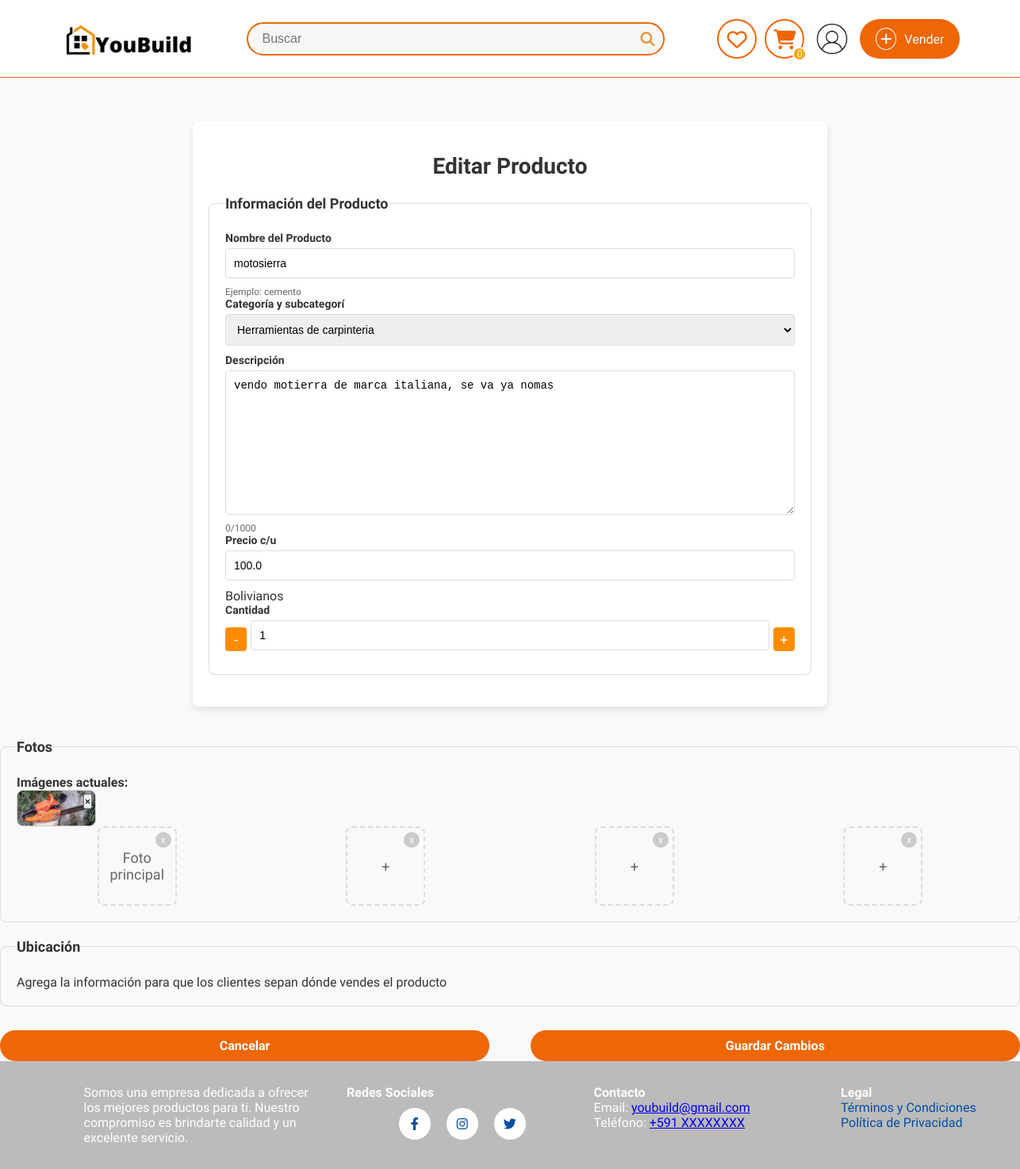
/producto/editar/6/ (signed in), run on an earlier commit of the app's database.
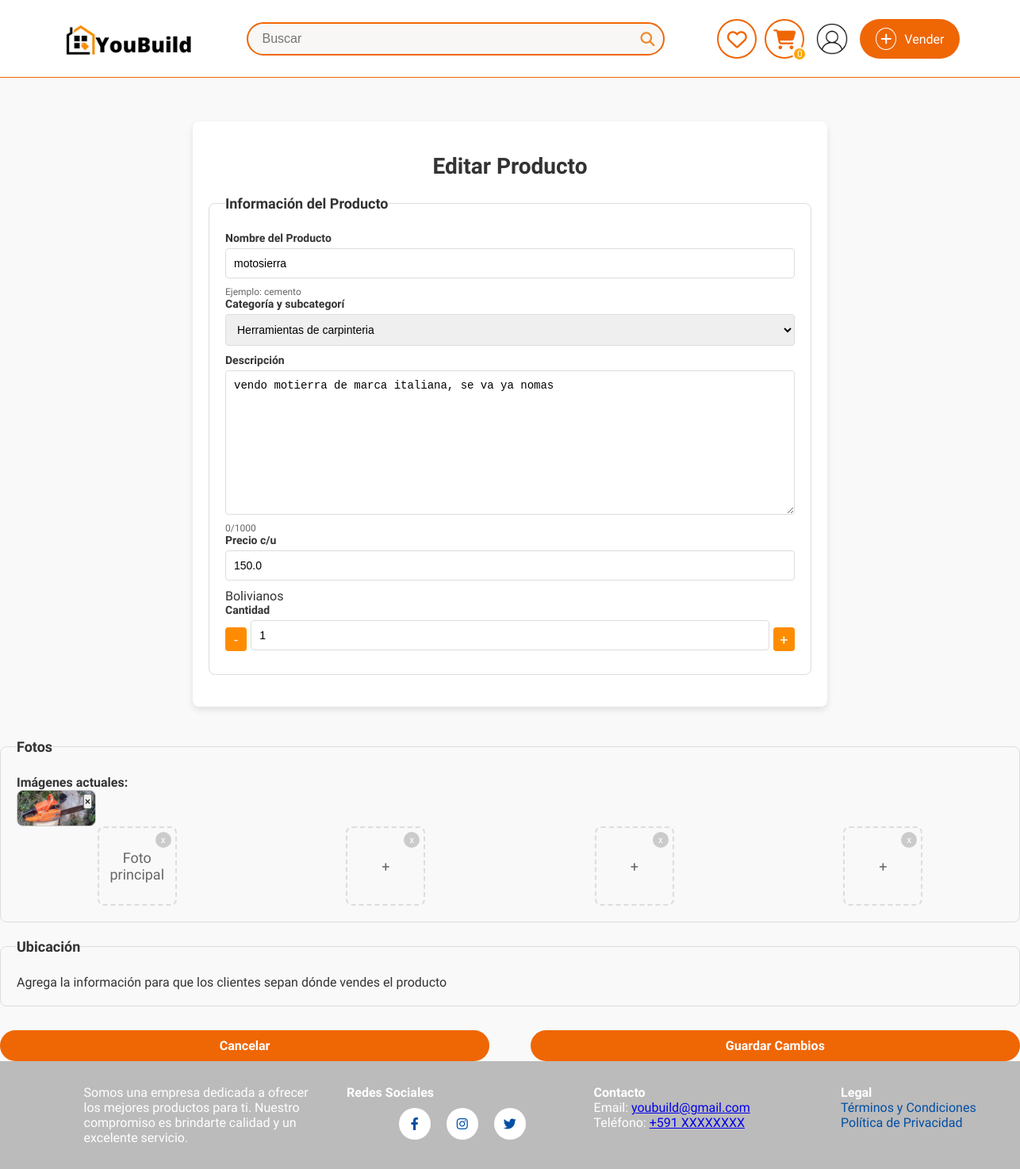
And on a later commit of the database.
### sistema/models.py (models this page shows, shortened)
class ProductoDb(models.Model):
    ESTADO_CHOICES = [
        ('disponible', 'Disponible'),
        ('promocion', 'En Promoción'),
        ('vendido', 'Vendido'),
    ]
    nombre = models.CharField(max_length=50, verbose_name="Nombre")
    detalle = models.TextField(max_length=500, verbose_name="Detalle")
    precio = models.FloatField(verbose_name="Precio", validators=[MinValueValidator(0.0), MaxValueValidator(99999.9)])
    descuento = models.FloatField(default=0.0, validators=[MinValueValidator(0.0), MaxValueValidator(100.0)], verbose_name="Descuento (%)")
    estado = models.CharField(max_length=10, choices=ESTADO_CHOICES, default='disponible', verbose_name="Estado del Producto")
    fecha_inicio_promocion = models.DateTimeField(null=True, blank=True, verbose_name="Inicio de Promoción")
    fecha_fin_promocion = models.DateTimeField(null=True, blank=True, verbose_name="Fin de Promoción")
    disponible = models.BooleanField(default=True, verbose_name="Disponible para la venta")  # Para activar o desactivar el producto manualmente
    categoria_fk = models.ForeignKey(CategoriaDb, on_delete=models.CASCADE, null=True, blank=True)
    usuario_fk = models.ForeignKey(UsuarioDB, on_delete=models.CASCADE, null=True, blank=True)
    municipio_fk = models.ForeignKey(MunicipioDB, on_delete=models.CASCADE, null=True, blank=True, verbose_name="Municipio")
    direccion_1 = models.CharField(max_length=255, verbose_name="Dirección 1", null=True, blank=True)
    visitas = models.PositiveIntegerField(default=0, verbose_name="Visitas")
    cantidad = models.IntegerField(default=1)
    class Meta:
        db_table = "productos"
        verbose_name = "Producto"
        verbose_name_plural = "Productos"

### sistema/views.py (the view)
# urls.py: path('producto/editar/<int:producto_id>/', editar_producto, name='editar_producto'),
@login_required
def editar_producto(request, producto_id):
    producto = get_object_or_404(ProductoDb, id=producto_id, usuario_fk=request.user.usuariodb)
    imagenes_actuales = producto.imagenes.all()  # Fetch related images using the related_name
    if request.method == 'POST':
        form = EditarProductoForm(request.POST, request.FILES, instance=producto)
        if form.is_valid():
            producto = form.save(commit=False)
            producto.usuario_fk = request.user.usuariodb
            producto.save()
            if 'imagenes' in request.FILES:
                imagenes = request.FILES.getlist('imagenes')
                for imagen in imagenes:
                     ImagenProductoDB.objects.create(producto_fk=producto, imagen=imagen)
            return redirect('confirmacion_producto')
    else:
        form = EditarProductoForm(instance=producto)
        form.fields['departamento_fk'].initial = producto.municipio_fk.provincia_fk.departamento_fk.id if producto.municipio_fk else None
        form.fields['provincia_fk'].initial = producto.municipio_fk.provincia_fk.id if producto.municipio_fk else None
        form.fields['municipio_fk'].initial = producto.municipio_fk.id if producto.municipio_fk else None
    return render(request, 'edit_producto.html', {
        'form': form,
        'editar': True,
        'imagenes_actuales': imagenes_actuales,
    })

### sistema/context_processors.py (called while the page is built)
def cart_count(request):
    if request.user.is_authenticated:  # Only fetch the cart count for logged-in users
        try:
            usuario = request.user.usuariodb
            cart_count = CarritoProductoDB.objects.filter(carrito_fk__usuario_fk=usuario).aggregate(
                total_quantity=Sum('cantidad')
            )['total_quantity'] or 0
        except UsuarioDB.DoesNotExist:
            cart_count = 0
    else:
        cart_count = 0
    return {'cart_count': cart_count}

def user_profile(request):
    if request.user.is_authenticated:
        return {"usuario": request.user.usuariodb}
    return {}

### sistema/models.py (called while the page is built)
    def __str__(self):
        return self.nombre

### sistema/templates/edit_producto.html (shortened to what the changed rows need)
{% extends 'layoutReg.html' %}
{% load static %}
{% block content %}
<!DOCTYPE html>
<head>
    <link rel="stylesheet" href="{% static 'registro_prod.css' %}">
</head>
<body>
    <div class="container">
        <h1 class="title">Editar Producto</h1>
        <form id="formulario-producto" method="POST" enctype="multipart/form-data" class="product-form">
            <fieldset class="section">
                <div class="form-group">
                    <label for="{{ form.nombre.id_for_label }}">Nombre del Producto</label>
                    {{ form.nombre }}
                    <small>Ejemplo: cemento</small>
                </div>
                <div class="form-group">
                    <label for="{{ form.categoria_fk.id_for_label }}">Categoría y subcategorí</label>
                    {{ form.categoria_fk }}
                </div>
                <div class="form-group">
                    <label for="{{ form.detalle.id_for_label }}">Descripción</label>
                    {{ form.detalle }}
                    <small>0/1000</small>
                </div>
                <div class="two-columns">
                    <div class="form-group">
                        <div class="price-container">
                            {{ form.precio }}
                            <span class="currency">Bolivianos</span>
                        </div>
                    </div>
                </div>
                <div class="form-group cantidad-group">
                    <div class="quantity-controls">
                        <button type="button" id="decrement" class="quantity-button">-</button>
                        {{ form.cantidad }}
                        <button type="button" id="increment" class="quantity-button">+</button>
                    </div>
                </div>
            </div>
    </div>
</body>
</html>
{% endblock %}

What changed in the data, as far as the page shows it:
changed ProductoDb "motosierra": precio "100.0" → "150.0"
